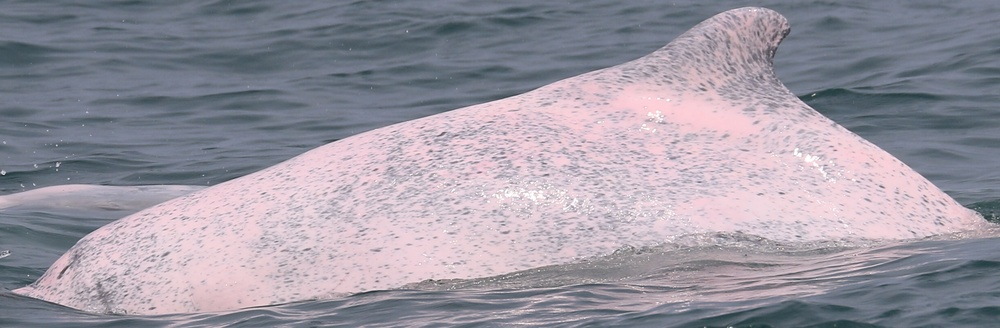
#> input picture CHN20180402_01_KP_IMG_1125.JPGb.JPG, 1000 x 328 px, shrunk from 2460 x 808 before the run, given in place of the camera
$ python vid_color.py
#> lines starting #> are read from the running program, lines starting #| are printed output that depends on the picture; after the words box and inside, x2 and y2 are one past the last pixel; in counts of white or black regions, pixels touching at a corner belong together
import cv2
import numpy as np

#color = ((100,150,0),(140,255,255)) #blue
#color = ((0,120,70),(10,255,255)) #red
color = ((115,0,47),(180,152,255)) #whitedolphin
#color = ((16,59,0),(47,255,255)) #yellow
lower = np.array(color[0], dtype="uint8")
upper = np.array(color[1], dtype="uint8")

cap = cv2.VideoCapture(0)
if cap.isOpened() == False:
    cap.open()

while (True):

    ret, frame = cap.read()
#> frame is the input picture: shape (328, 1000, 3); mean B, G, R 161.6, 150.3, 155.3

    hsv = cv2.cvtColor(frame, cv2.COLOR_BGR2HSV)
#> hsv: shape (328, 1000, 3); mean H, S, V 134.9, 34.5, 166.6
    hsv = cv2.GaussianBlur(hsv, (11,11),0)
#> hsv: shape (328, 1000, 3); mean H, S, V 134.9, 34.5, 166.6

    mask = cv2.inRange(hsv, lower, upper)
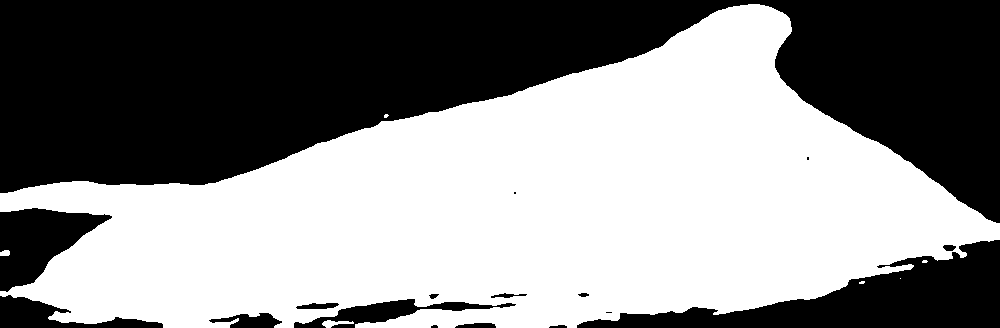
#> mask: shape (328, 1000); 53.8% white; 17 black regions (4 under 20 px), largest, box (x1, y1, x2, y2) and area: (0, 0, 1000, 223) 125322, (577, 240, 1000, 328) 15501, (0, 208, 112, 292) 5123
    mask = cv2.erode(mask, None, iterations = 2)
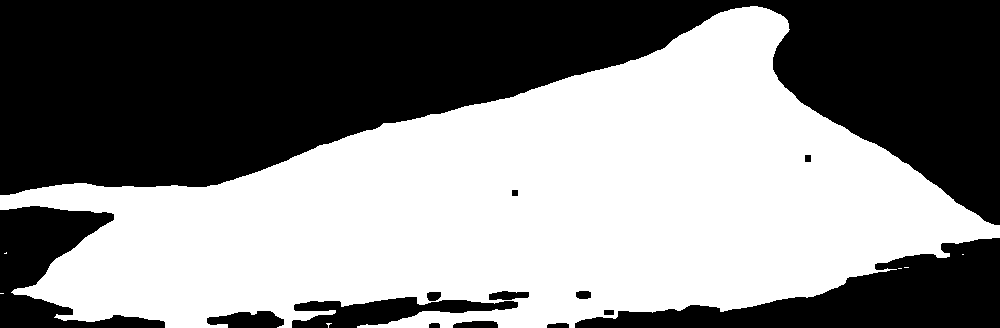
#> mask: shape (328, 1000); 51.4% white; 14 black regions, largest, box (x1, y1, x2, y2) and area: (0, 0, 1000, 225) 128249, (575, 238, 1000, 328) 16995, (0, 206, 165, 328) 8625
    mask = cv2.dilate(mask, None, iterations = 2)
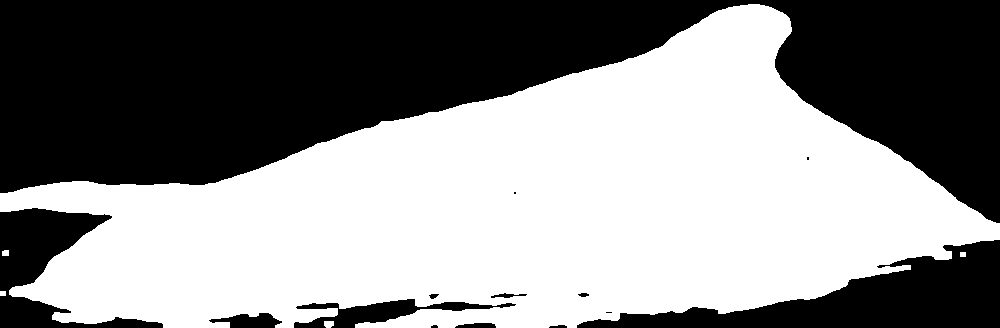
#> mask: shape (328, 1000); 53.7% white; 14 black regions (4 under 20 px)

    contours, hierarchy = cv2.findContours(mask, cv2.RETR_EXTERNAL, cv2.CHAIN_APPROX_SIMPLE)
#> contours = 5 contours; box (x1, y1, x2, y2) and area: (0, 4, 1000, 328) 174604, (324, 321, 334, 328) 48, (2, 250, 9, 256) 28, (0, 291, 6, 296) 20, (960, 252, 966, 257) 20

    if len(contours) >0:
        cnt = max(contours, key=cv2.contourArea)
#> cnt = contour of 1151 points, box (x1, y1, x2, y2) (0, 4, 1000, 328), area 174604
        if cv2.contourArea(cnt) < 100:
            continue
        x,y,w,h = cv2.boundingRect(cnt)
#> x = 0; y = 4; w = 1000; h = 324
        p1 = (x-2, y-2)
#> p1 = (-2, 2)
        p2 = (x+w+4, y+h+4)
#> p2 = (1004, 332)

        out = cv2.bitwise_and(hsv,hsv,mask=mask)
#> out: shape (328, 1000, 3); mean H, S, V 85, 12.8, 108.3
        cv2.putText(frame, 'x={} ,y={}'.format(x+w/2,y+h/2),(x,y-10),cv2.FONT_HERSHEY_COMPLEX,1,(255,255,0),3)
#> frame: shape (328, 1000, 3); 0.01% of pixels changed, all inside (x1, y1, x2, y2) = (156, 0, 172, 4)
        cv2.rectangle(frame, p1, p2, (0,255,255),2)
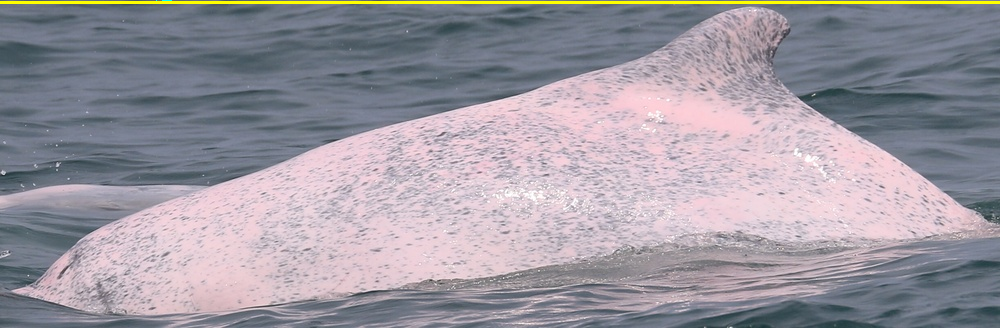
#> frame: shape (328, 1000, 3); mean B, G, R 160.5, 151.6, 156.7
        cv2.rectangle(hsv, p1, p2, (0,255,255),2)
#> hsv: shape (328, 1000, 3); mean H, S, V 133.9, 36.4, 167.8
        cv2.rectangle(out, p1, p2, (0,255,255),2)
#> out: shape (328, 1000, 3); mean H, S, V 85, 15.1, 110.6
        frame = cv2.hconcat([frame,hsv, out])
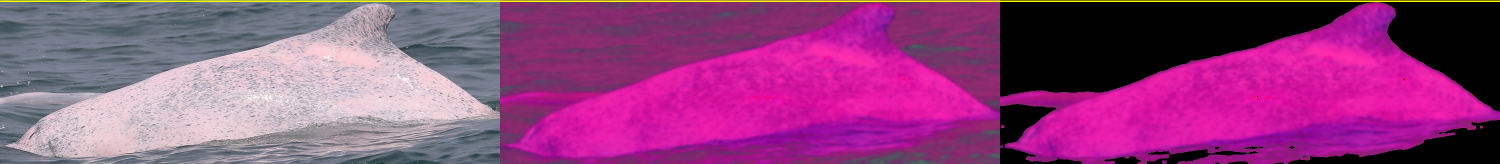
#> frame: shape (328, 3000, 3) (shown at 1/2 size); mean B, G, R 126.5, 67.7, 145
    cv2.imshow('frame',frame)
    if cv2.waitKey(1) ==27:
#> (key Esc is pressed here)
        cv2.destroyAllWindows()
        break


cap.release()

cv2.destroyAllWindows()
